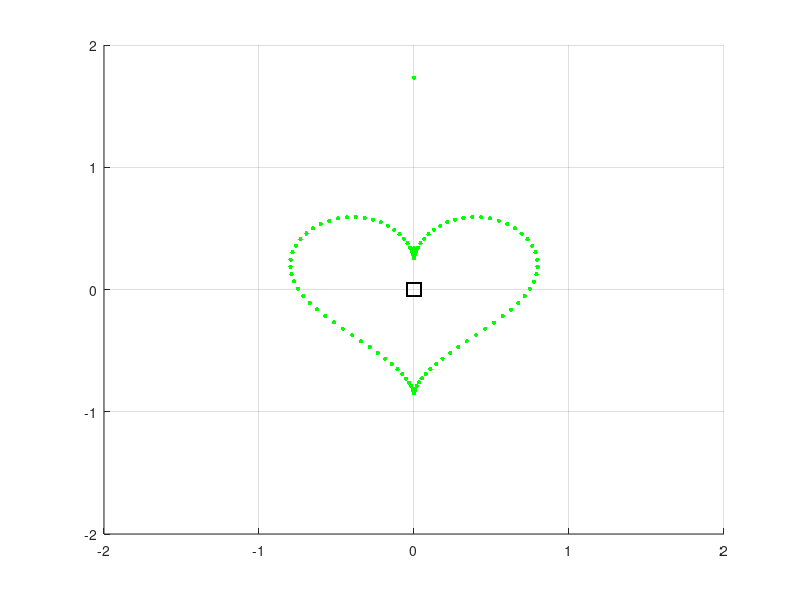

This chart was generated by the following MATLAB code:
%Barbie 
%% D.H. Lineardo, heart

clc 
clearvars
clf

l1 = 1;
l2 = 1;

%DH parameters 

%link 1
a1 = l1;
alpha1 = 0;
d1 = 0;

%link 2
a2 = l2;
alpha2 = 0;
d2 = 0;

% Number of points on the heart shape
num_points = 100;

% Define the parameters for the heart shape
t = linspace(0, 2*pi, num_points);
x = 16 * sin(t).^3;
y = 13 * cos(t) - 5 * cos(2*t) - 2 * cos(3*t) - cos(4*t);
scale = 0.05;

% Initialize initial joint angles
q = [pi/3; pi/3];

% Newton-Raphson method to follow the heart shape
for k = 1:num_points
    % Scale and set target coordinates for the heart shape
    target = scale * [x(k), y(k)];
    mu_a = target.';
    theta1 = q(1);
    theta2 = q(2);

    % Jacobian matrix
    J = [-a2*sin(theta1 + theta2) - a1*sin(theta1), -a2*sin(theta1 + theta2);
          a2*cos(theta1 + theta2) + a1*cos(theta1),  a2*cos(theta1 + theta2);];

    % Estimated task space position
    mu_e = [a1*cos(theta1) + a2*cos(theta1 + theta2);
            a1*sin(theta1) + a2*sin(theta1 + theta2)];

    % Error (task-space error)
    delta = mu_a - mu_e;

    % Tolerance check 
    if norm(delta) < 1e-5
        break;
    end

    % Revised joint space positions
    q = q + pinv(J) * delta;

    % Plotting the values
    O1x = a1*cos(theta1);
    O1y = a1*sin(theta1);

    O2x = mu_e(1);
    O2y = mu_e(2);

    link1 = line([0, O1x], [0, O1y]);
    link2 = line([O1x, O2x], [O1y, O2y]);

    set(link1, 'LineWidth', 2);
    set(link2, 'LineWidth', 5);

    hold on 

    plot(O2x, O2y, 'g.', 'MarkerSize', 10);
    plot(0, 0, 'ks', 'MarkerSize', 10)

    axis([-(a1+a2) (a1+a2) -(a1+a2) (a1+a2)]);

    grid on
    pause(0.1);
    delete(link1);
    delete(link2);
end
